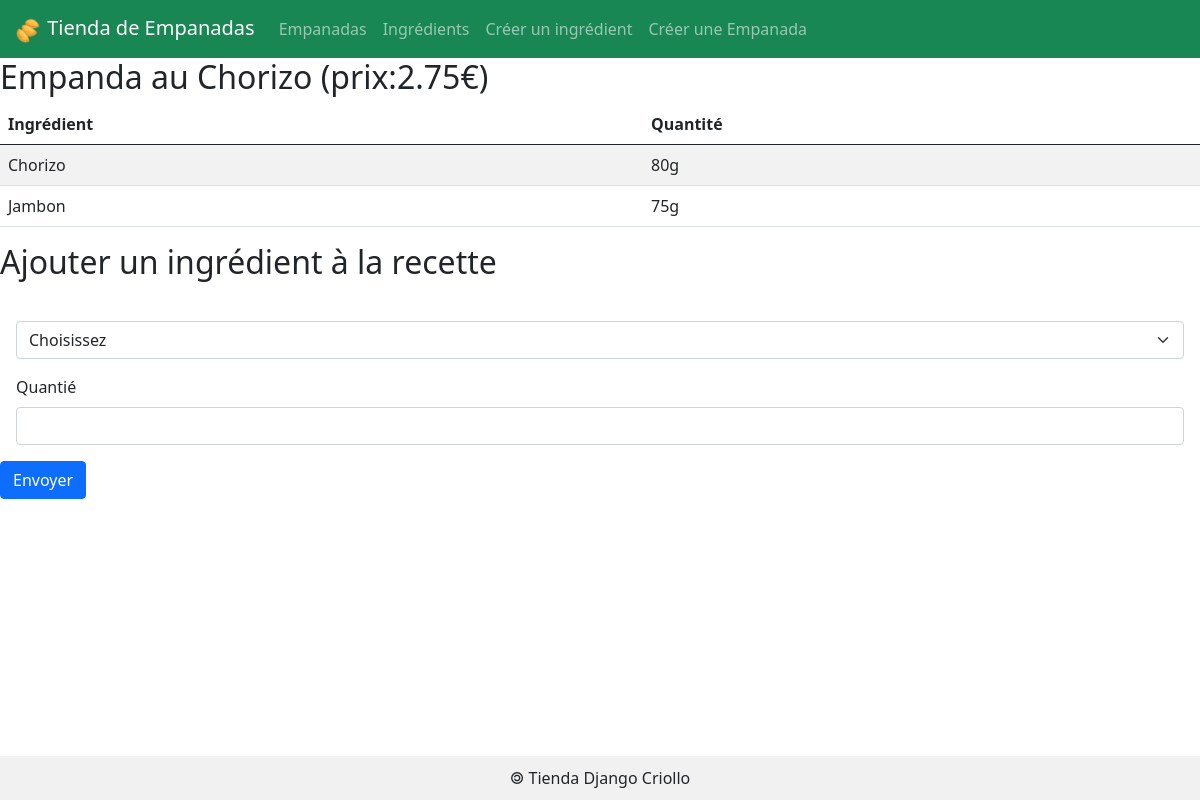
The page /empanada/1 on the database as committed earlier.
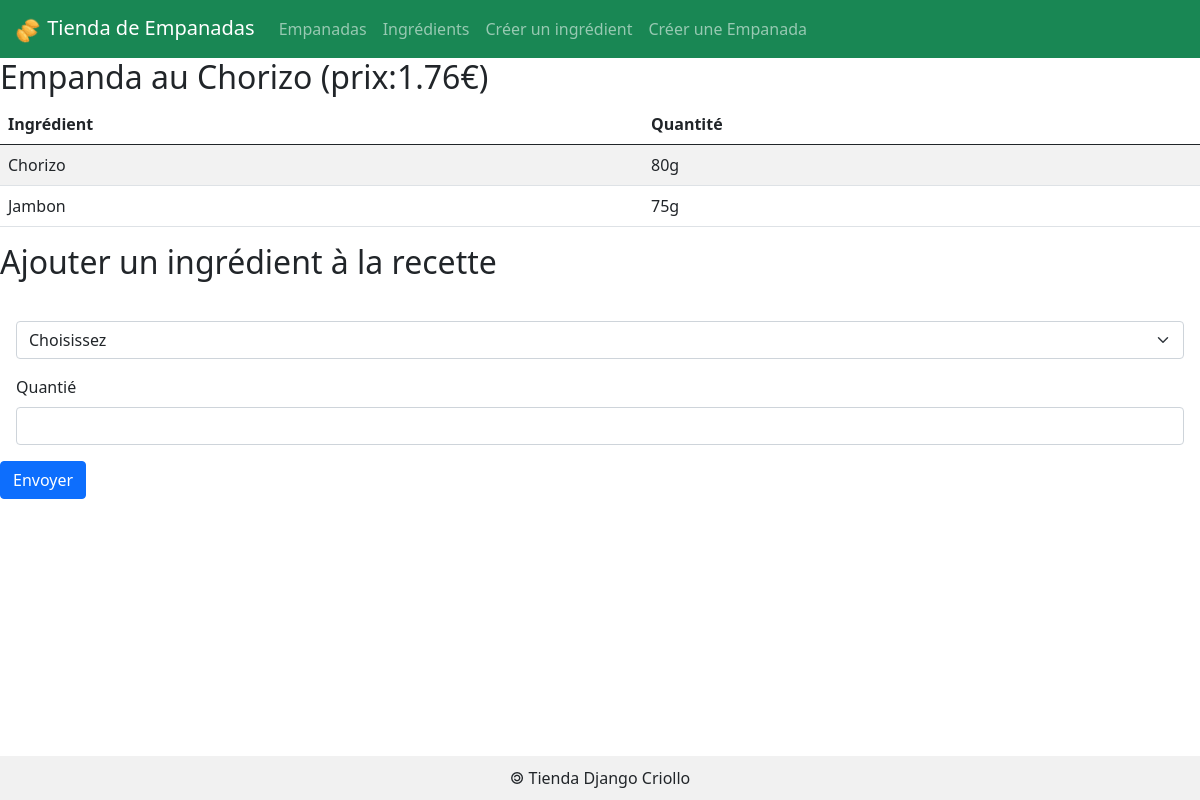
The same page on the database as committed later.
### empanadas/models.py (models this page shows)
class Empanada(models.Model) :
    idEmpanada    = models.AutoField(    primary_key    = True )
    nomEmpanada   = models.CharField(   max_length      = 50   )
    prix          = models.DecimalField( max_digits     = 6, decimal_places = 2 )
    def __str__(self) :
        return 'Empanda '+self.nomEmpanada+' (prix:'+str(self.prix)+'€)'

### empanadas/views.py (the view)
# urls.py: path('empanada/<int:empanada_id>',  		views.empanada),
def empanada(request, empanada_id) :
	laEmpanada = Empanada.objects.get( idEmpanada= empanada_id)
	compositions = Composition.objects.filter(empanada = empanada_id)
	allIngredients = Ingredient.objects.all() #-- Recup tous les ingredient de la BD
	ingredients_list = []
	for compo in compositions:
		ingredients_list.append({
			'idIngredient' : compo.ingredient.idIngredient,
			'Ingredient' : compo.ingredient.nomIngredient,
			'Quantite' : compo.quantite
		})
	context = {
		'empanada': laEmpanada,
		'ingredients_list': ingredients_list,
		'allIngredients' : allIngredients
	}
	return render( request, 'empanadas/empanada.html', context )

### empanadas/templates/empanadas/empanada.html (shortened to what this page needs)
{% extends 'empanadas/base.html' %}
{% block main %}
<h2>{{ empanada }}</h2>
<div class="table-container">
    {% if ingredients_list %}
        <table class="table table-striped">
            <thead>
                <tr>
                    <th scope="col">Ingrédient</th>
                    <th scope="col">Quantité</th>
                </tr>
            </thead>
            <tbody>
                {% for ing in ingredients_list %}
                <tr>
                    <td>{{ ing.Ingredient }}</td>
                    <td>{{ ing.Quantite }}</td>
                </tr>
                {% endfor %}
            </tbody>
        </table>
    {% else %}
        <div class="alert alert-info" role="alert">
            Aucun ingrédient n'a encore été ajouté pour cette empanada.
        </div>
    {% endif %}
</div>
<h2> Ajouter un ingrédient à la recette</h2>
<form action="/empanada/{{empanada.idEmpanada}}/addIngredient" method="POST">
	<div class="m-3">
		<select id="id_ingredient" name="ingredient" class="form-select" required>
			<option selected disabled>Choisissez</option>
		</select>
	</div>
	<div class="m-3">
		<label for="id_quantite" class="form-label"> Quantié </label>
		<input id="id_quantite" name="quantite" type="text" maxlength="100" required class="form-control"/>
	</div>
	<button type="submit" class="btn btn-primary">Envoyer</button>
{% endblock %}

Rows that differ between the two databases and show on the page:
changed Empanada: nomEmpanada+prix "Empanda au Chorizo (prix:2.75€)" → "Empanda au Chorizo (prix:1.76€)"
